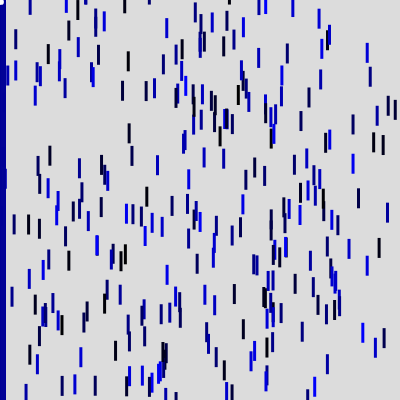
Frame 1 (no input)
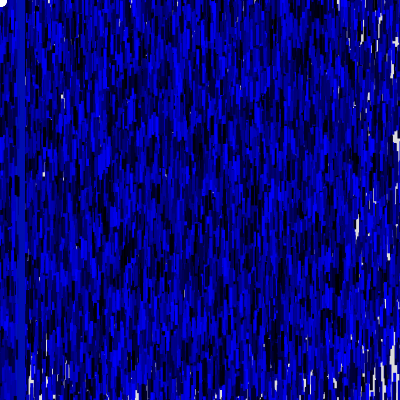
Frame 60 (no input)
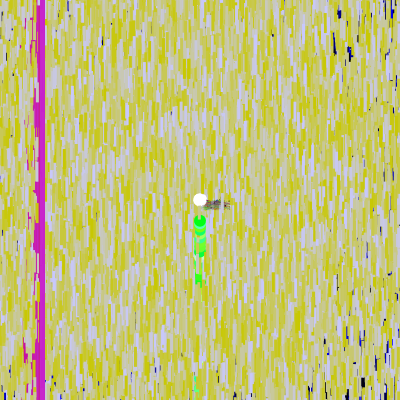
Frame 120 (the mouse pressed at the canvas centre since frame 60)

The p5.js sketch that drew these frames (run headless with seeded random() and noise() and a simulated clock; from frame 60 on, the mouse is pressed at the canvas centre):

// p5.js sketch
// ── sketch.js
var button = false;
let time = 0;
let points = [];
let lines = [];
let balls = [];

function setup() {
  createCanvas(400, 400);
  sand = createGraphics(400, 400);
  ballLayer = createGraphics(400, 400);
  background(220);
}

function mousePressed() {
  button = true;
  balls.push({ x: mouseX, y: mouseY, g: 0, speed: random(0.1, 0.5), size: random(5,20)});
}

function mouseReleased() {
  button = false;
}

function mouseDragged(){
    let c1 = get(mouseX, mouseY);
    let c2 = get(mouseX + 3, mouseY + 3);
    let r = (red(c1) + red(c2)) / 2;
    let g = (green(c1) + green(c2)) / 2;
    let b = (blue(c1) + blue(c2)) / 2;
    sand.fill(r, g, b, 10);
    sand.noStroke();
    sand.ellipse(mouseX, mouseY, 10);
  
}

function draw() {
  time = (millis() / 50) % width;
  image(sand, 0, 0);
  ballLayer.clear();

  for (let b of balls) {
    b.g += b.speed;
    b.y += b.g;

    if (b.y >= height) {
      b.y = height;
      b.g = -b.g;
    }
    if (b.y <= 0) {
      b.y = 0;
      b.g = -b.g;
    }

    ballLayer.noStroke();
    ballLayer.fill(random(mouseX),255,random(mouseY));
    ballLayer.ellipse(b.x, b.y, b.size);
  }

  image(ballLayer, 0, 0);

  if (button) {
    for (let i = 0; i < random(30); i++) {
      sand.stroke(time + random(-30, 30), random(-time, time), random(-time, time));
      sand.point(mouseX + random(30), mouseY + random(10));
      points.push({ x: mouseX + random(30), y: mouseY + random(10) });
    }

    if (points.length >= 4) {
      let recent = points.slice(-10);
      let p1 = recent[int(random(recent.length))];
      let p2 = recent[int(random(recent.length))];
      let p3 = recent[int(random(recent.length))];
      let p4 = recent[int(random(recent.length))];
      sand.noFill();
      sand.stroke(random(255), random(255), random(255), 100);
      sand.strokeWeight(0.1);
      sand.quad(p1.x, p1.y, p2.x, p2.y, p3.x, p3.y, p4.x, p4.y);
    }
  }

  for (let x = 0; x < width; x += 20) {
    for (let y = 0; y < height; y += 20) {
      noStroke();
      fill(random(100, y), random(100, x), random(100, 255), 200);
      if (mouseX < random(300, 350)) {
        fill(mouseX, mouseY, random(255));
      }
      rect(random(x) + random(width) - 100, random(y) + random(height) - 100, 3, 20);

      for (let i = 0; i < 10; i++) {
        let time = (millis() / 50) % width;
        fill(mouseY, time, random(100, 255), 50);
        rect(time, 0, 5, height);
      }
    }

    push();
    frameRate(60);
    fill(255);
    ellipse(mouseX + random(-2, 2), mouseY + random(-2, 2), random(10, 3));
    ellipse(mouseX + random(-2, 2), mouseY + random(-2, 2), random(10, 3));
    pop();
  }
} 
